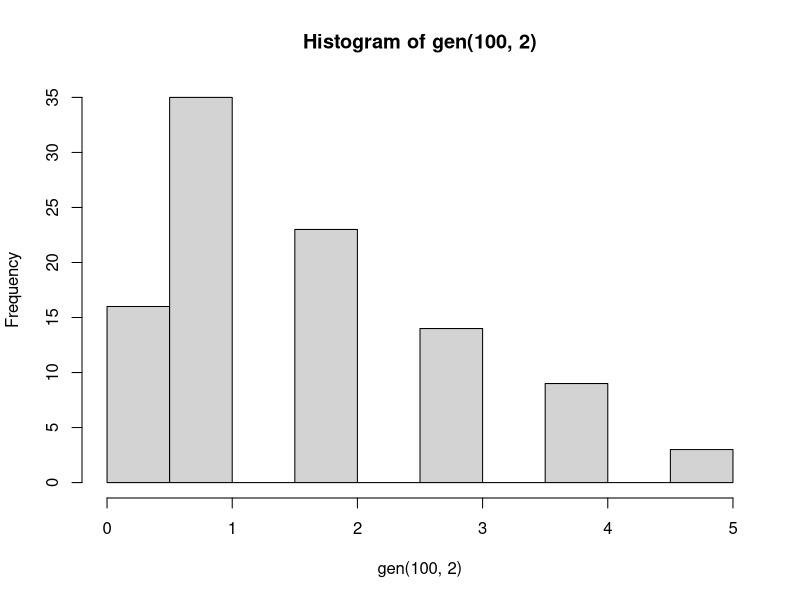

This chart was generated by the following R code:
poisson_inv_transform <- function(lambda) {
  n <- 0
  poisson <- function(x, lambda) {
    return(lambda ^ x / factorial(x) * exp(-lambda))
  }
  pp <- poisson(0, lambda)
  u <- runif(1)
  if (u <= pp) {
    return(n)
  }
  while (u > pp) {
    n <- n + 1
    pp <- pp + poisson(n, lambda)
  }
  return(n)
}

gen <- function(n, lam) {
  x <- numeric(0)
  for (i in 1:n) {
    x <- c(x, poisson_inv_transform(lam))
  }
  return(x)
}

x <- numeric(0)
x <- c(x, gen(1000, 2))
hist(gen(100, 2))
